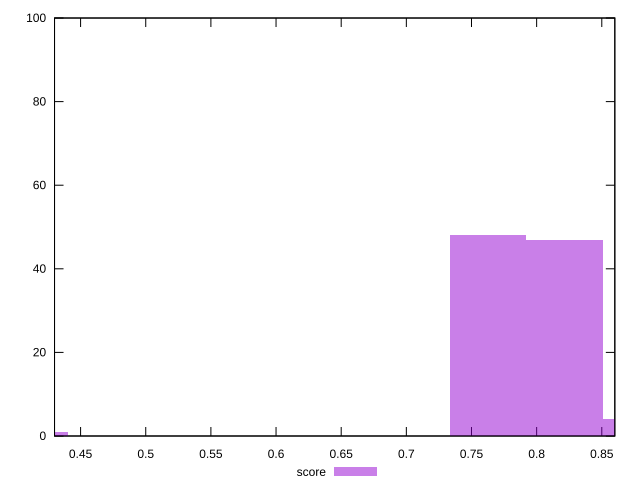

This chart was generated by the following gnuplot code:
reset

$score <<EOF
0.4107688899525457 1
0.8215377799050914 47
0.7628565099118706 48
0.8802190498983122 4
EOF

set key outside below
set boxwidth 0.05868126999322081
set xrange [0.43:0.86]
set yrange [0:100]
set trange [0:100]
set style fill transparent solid 0.5 noborder
set terminal svg size 640, 490 enhanced background rgb 'white'
set output "reports/report_00032_2021-02-25T10-28-15.087Z/total-blocking-time/samples/astro/score/histogram.svg"

plot $score title "score" with boxes

reset
